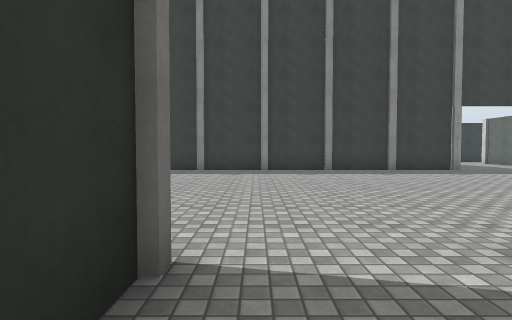
View 1 (above)

19 first-person views from a walk through a scene from a Unity 3-D project. The camera is 1.3 m above the floor, tilts 2° down and sees 80° across. The floor is counted in squares, 2 m on a side. Each view is taken from the middle of a square. On the plan, view 1 faces up. The plan holds only what a view shows up to about 10 squares ahead; the rest is blank. The place goes on beyond the plan. Surface patterns are stand-ins for the level's own textures.

View 2
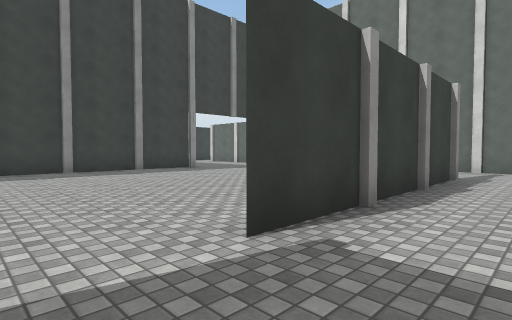

View 3
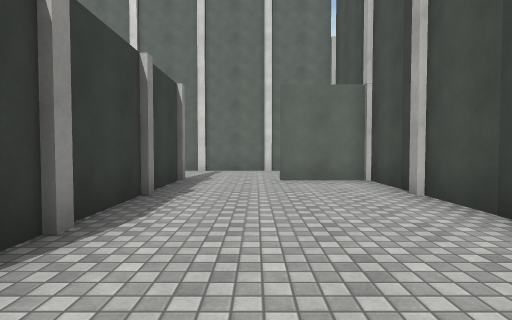

View 4
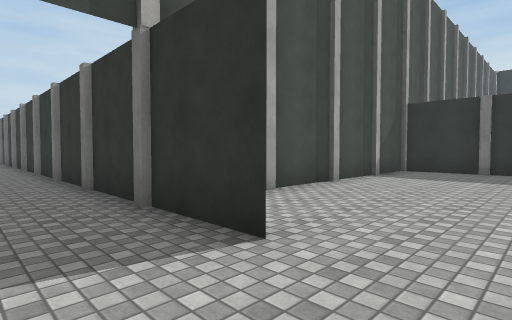

View 5
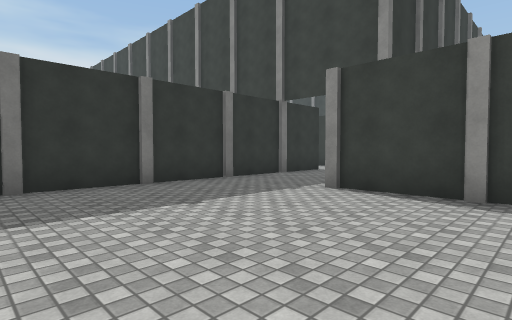

View 6
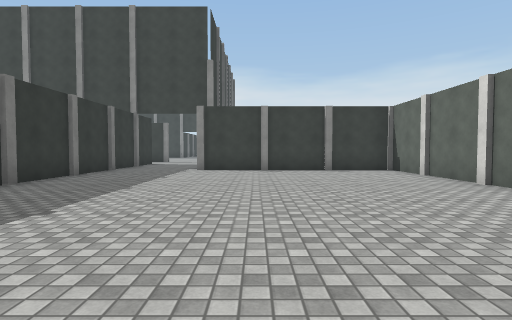

View 7
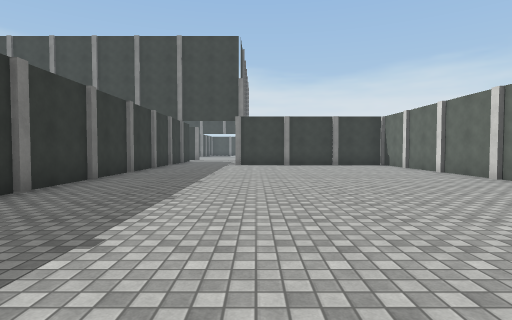

View 8
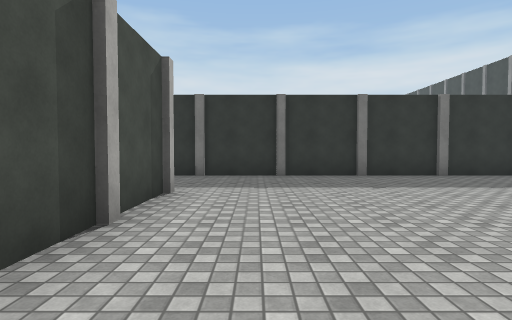

View 9
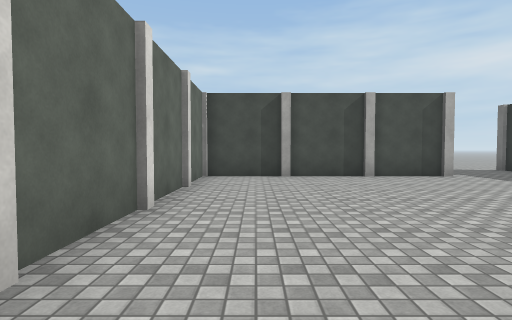

View 10
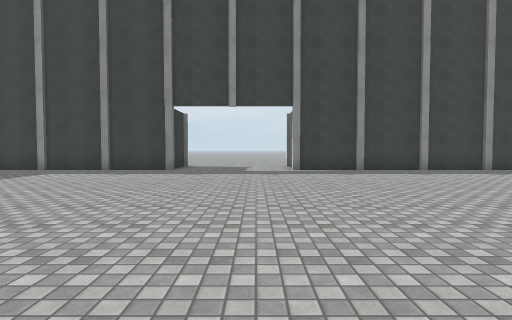

View 11
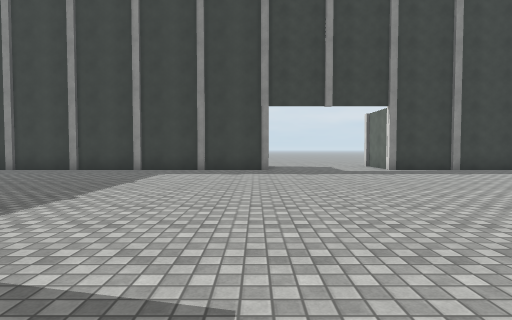

View 12
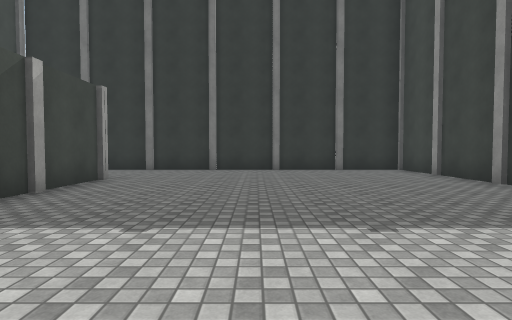

View 13
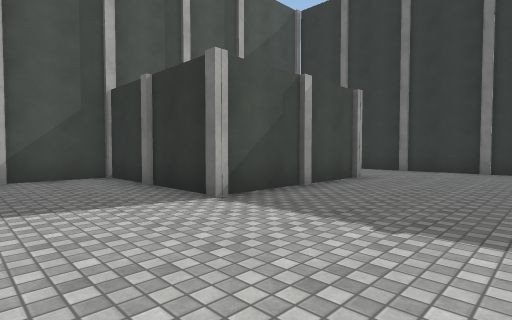

View 14
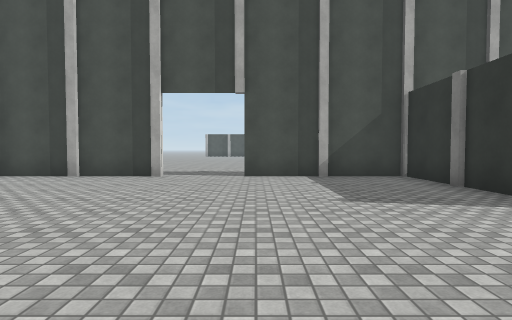

View 15
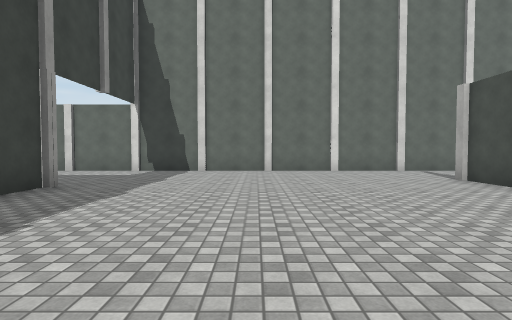

View 16
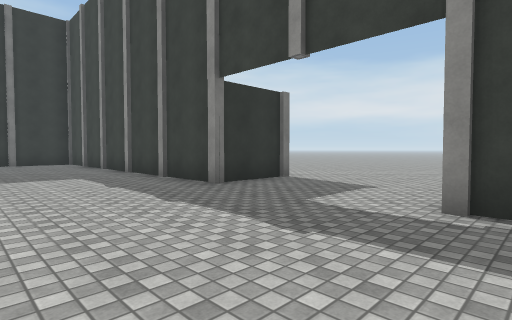

View 17
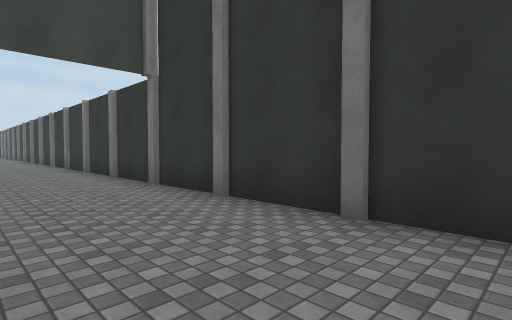

View 18
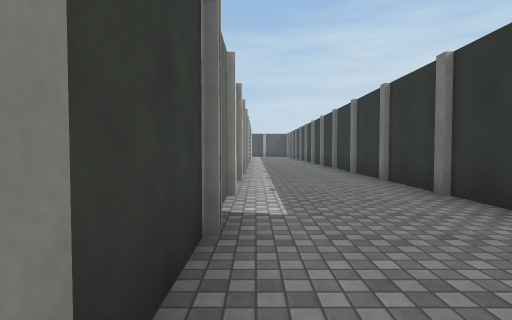

View 19
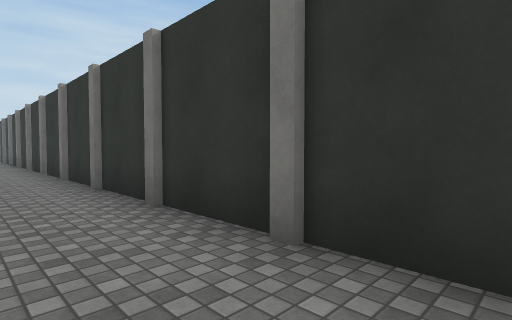

### Floor plan
Points are (right, up) in squares from view 1. A wall is a line through its corners. A room is listed if a view was taken in it or the views show most of it. See-through windows are left out.
Room 1 (views 1, 2, 3, 4, 5, 6, 7, 8, 9)
walls: (16.3, -10.8) (16.3, -4.4) (10.1, -4.4); (10.3, -0.8) (10.3, 2.4); (7.6, 1.6) (1.5, 1.6); (10.5, -18.4) (16.3, -18.4) (16.3, -12.3); (-0.6, 1.8) (-0.6, -2.4) (7.4, -2.4) (7.4, -0.5) (7.4, -17.5)
ways out: opening at (0.5, 1.5) to room 2; opening at (8.5, 2) to room 2; opening at (9.5, -16.8)
Room 2 (views 10, 11, 12, 13, 14, 15, 16, 17, 18, 19)
walls: (-4.8, -2.4) (-0.8, -2.4); (-14.8, 1.6) (-10.6, 1.6) (-10.6, -2.4) (-6.6, -2.4); (-7.7, 11.8) (-7.7, 9.6) (-17.7, 9.6) (-17.7, -17.5); (-14.6, -4.5) (-14.6, -0.3); (6.1, 1.6) (7.6, 1.6); (6.5, 9.6) (-3.9, 9.6); (10.3, 2.4) (10.3, 12.1)
ways out: opening at (0.5, 1.5) to room 1; opening at (8.5, 2) to room 1; opening at (-5.5, -2); opening at (-5, 12)

Positions as (right, up) in squares from view 1, and headings:
1: (0, 0), facing up
2: (0, 0), facing up-right
3: (1, 0), facing right
4: (9, 1), facing down-left
5: (13, -9), facing up-left
6: (12, -14), facing up
7: (11, -17), facing up
8: (15, -17), facing left
9: (15, -11), facing down
10: (-5, 0), facing up
11: (-8, 0), facing up
12: (-8, 5), facing left
13: (-8, 5), facing down-left
14: (-7, 5), facing down
15: (1, 6), facing right
16: (-3, 6), facing up-left
17: (-15, 3), facing down-left
18: (-15, 0), facing down
19: (-16, -5), facing down-left
